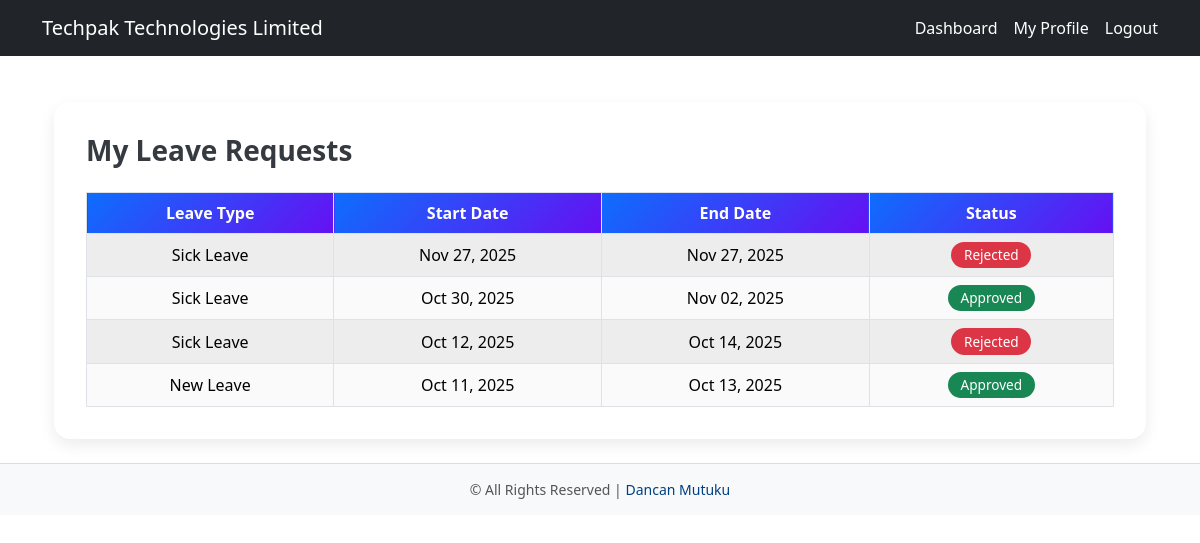
Screenshot of /employee/leaves/list/ (signed in) with the database file from the repository.
### core/models.py (models this page shows, shortened)
class LeaveRequest(models.Model):
    employee = models.ForeignKey(Employee, on_delete=models.CASCADE, related_name='leaves')
    leave_type = models.CharField(max_length=50)
    start_date = models.DateField()
    end_date = models.DateField()
    reason = models.TextField(blank=True)
    status = models.CharField(max_length=1, choices=LEAVE_STATUS, default='P')
    requested_at = models.DateTimeField(auto_now_add=True)
    processed_by = models.ForeignKey(User, null=True, blank=True, on_delete=models.SET_NULL, related_name='+')
    processed_at = models.DateTimeField(null=True, blank=True)

### core/views.py (the view)
# urls.py: path("leaves/list/", views.leave_list, name="leave_list"),
@login_required
def leave_list(request):
    if is_hr(request.user):
        leaves = LeaveRequest.objects.select_related("employee").all().order_by("-requested_at")
        template = "core/hr_leave_list.html"  # HR uses hr_leave_list.html
        is_hr_admin = True
    else:
        emp = get_object_or_404(Employee, user=request.user)
        leaves = LeaveRequest.objects.filter(employee=emp).order_by("-requested_at")
        template = "core/leave_list.html"  # Employee uses leave_list.html
        is_hr_admin = False
    return render(request, template, {"leaves": leaves, "is_hr_admin": is_hr_admin})

### core/views.py (called while the page is built)
def is_hr(user):
    return user.is_authenticated and (user.is_superuser or user.groups.filter(name="HR").exists())

### core/templates/core/leave_list.html (shortened to what this page needs)
{% extends "base.html" %}
{% block content %}
<div class="container">
  <div class="leave-container">
    <div class="leave-header mb-3 d-flex justify-content-between align-items-center flex-wrap">
      <h3>My Leave Requests</h3>
    </div>
    <div class="table-responsive">
      <table class="table table-bordered table-striped table-modern align-middle mb-0">
        <thead>
          <tr>
            <th>Leave Type</th>
            <th>Start Date</th>
            <th>End Date</th>
            <th>Status</th>
          </tr>
        </thead>
        <tbody>
          {% for leave in leaves %}
          <tr>
            <td>{{ leave.leave_type }}</td>
            <td>{{ leave.start_date|date:"M d, Y" }}</td>
            <td>{{ leave.end_date|date:"M d, Y" }}</td>
            <td>
              {% if leave.status == "P" %}
                <span class="badge bg-warning text-dark">Pending</span>
              {% elif leave.status == "A" %}
                <span class="badge bg-success">Approved</span>
              {% else %}
                <span class="badge bg-danger">Rejected</span>
              {% endif %}
            </td>
          </tr>
          {% empty %}
          <tr>
            <td colspan="4" class="text-center text-muted py-3">
              You have no leave requests.
            </td>
          </tr>
          {% endfor %}
        </tbody>
      </table>
    </div>
  </div>
</div>
{% endblock %}

### core/templates/base.html (style rules this page uses)
body { padding-top: 70px; }

### core/templates/core/leave_list.html (style rules this page uses)
.leave-container { background: #ffffff; border-radius: 1rem; box-shadow: 0 6px 16px rgba(0,0,0,0.08); padding: 2rem; margin-top: 2rem; }
.leave-header h3 { font-weight: 600; color: #343a40; }
.table-modern th { background: linear-gradient(135deg, #0d6efd, #6610f2); color: #fff; text-align: center; vertical-align: middle; }
.table-modern td { vertical-align: middle; text-align: center; background-color: #fafafa; }
.badge { border-radius: 50px; padding: 0.4rem 0.8rem; font-size: 0.85rem; font-weight: 500; }

### rows the page displays
LeaveRequest: leave_type "Sick Leave", start_date "Nov 27, 2025", end_date "Nov 27, 2025", status "Rejected"
LeaveRequest: leave_type "Sick Leave", start_date "Oct 30, 2025", end_date "Nov 02, 2025", status "Approved"
LeaveRequest: leave_type "Sick Leave", start_date "Oct 12, 2025", end_date "Oct 14, 2025", status "Rejected"
LeaveRequest: leave_type "New Leave", start_date "Oct 11, 2025", end_date "Oct 13, 2025", status "Approved"
